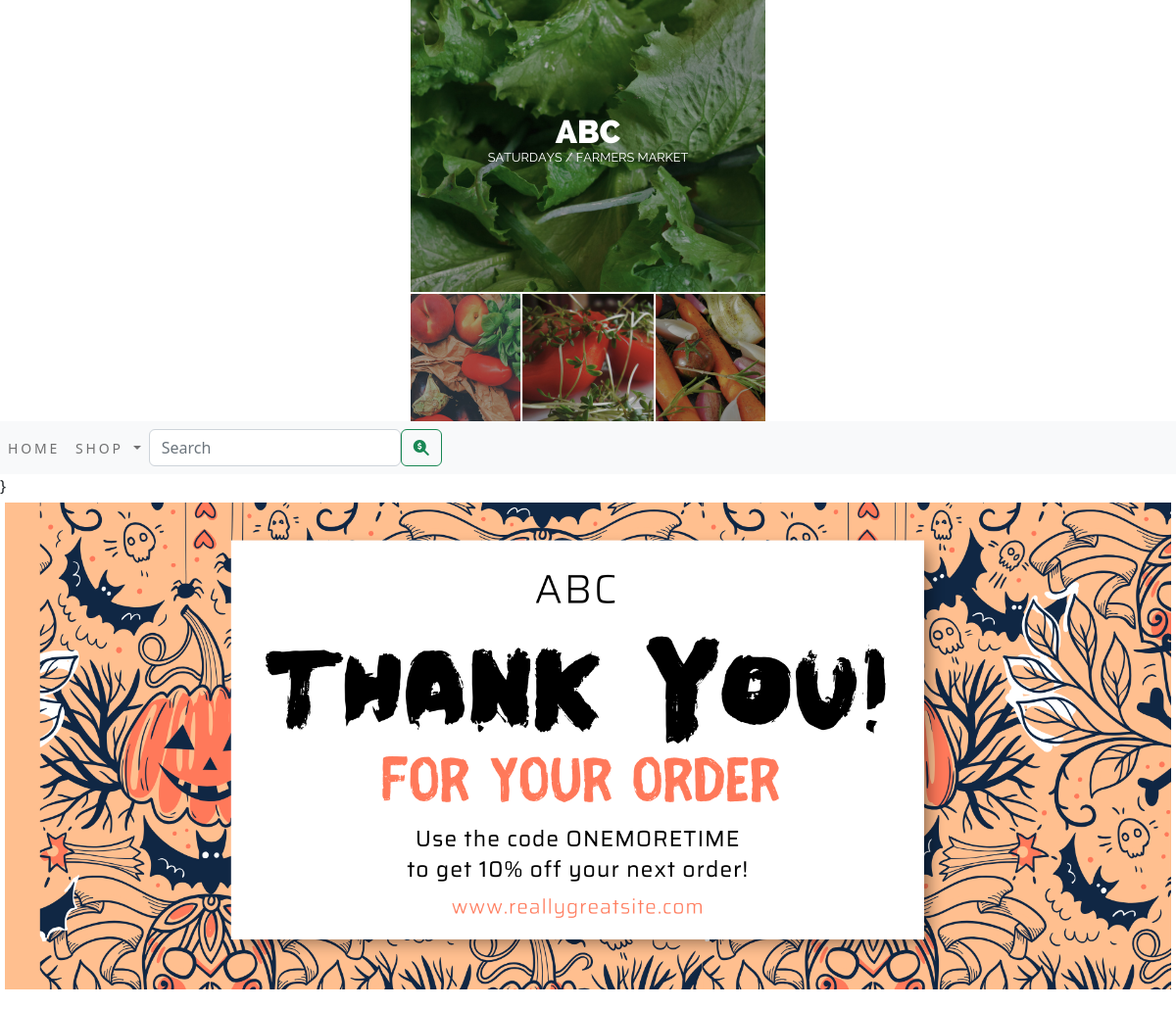
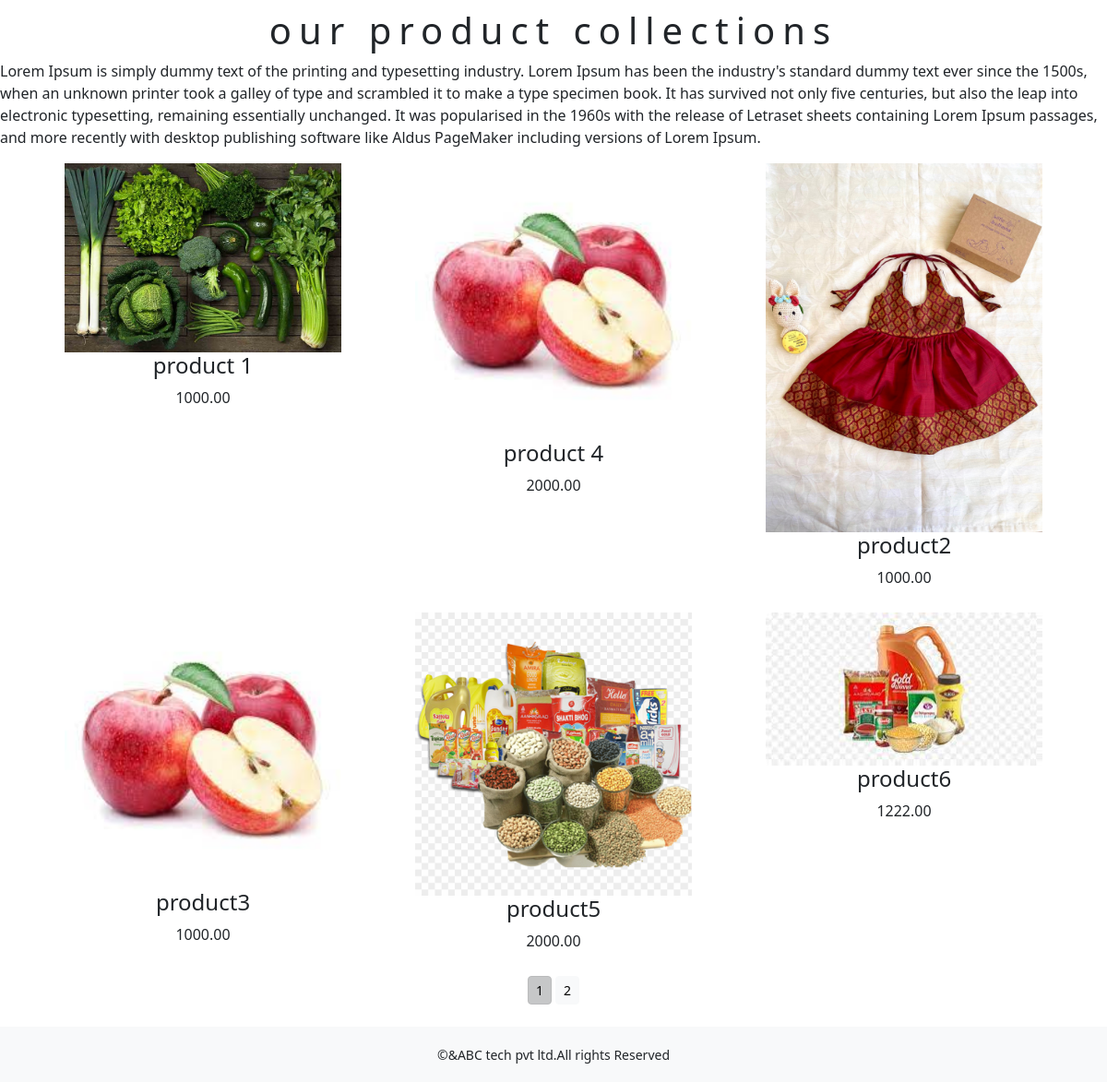
The app's page /shop/ with its own data (2 pictures, top to bottom).
### ecommerceapp/models.py (models this page shows, shortened)
class Product(models.Model):
    name=models.CharField(max_length=250,unique=True)
    slug=models.SlugField(max_length=250,unique=True)
    description=models.TextField(blank=True)
    price=models.DecimalField(max_digits=10,decimal_places=2)
    category=models.ForeignKey(Category,on_delete=models.CASCADE)
    image = models.ImageField(upload_to='product', blank=True)
    stock=models.IntegerField()
    available=models.BooleanField(default=True)
    created=models.DateTimeField(auto_now_add=True)
    def get_url(self):
        return reverse('ecommerceapp:ProdCatdetails',args=[self.category.slug,self.slug])
    class Meta:
        ordering = ('name',)
        verbose_name = 'product'
        verbose_name_plural = 'products'

### ecommerceapp/views.py (the view)
# urls.py: path('',views.allProdCat,name='allProdCat'),
def allProdCat(request,c_slug=None):
    c_page=None
    products_list=None
    if c_slug!=None:
        c_page=get_object_or_404(Category,slug=c_slug)
        products_list=Product.objects.all().filter(category=c_page,available=True)
    else:
        products_list=Product.objects.all().filter(available=True)
    paginator=Paginator(products_list,6)
    try:
        page=int(request.GET.get('page','1'))
    except:
        page=1
    try:
        products=paginator.page(page)
    except (EmptyPage,InvalidPage):
        products=paginator.page(paginator.num_pages)
    return render(request,"category.html",{'category':c_page,'products':products})

### cartapp/context_processors.py (called while the page is built)
def counter(request):
    item_count=0
    if 'admin' in request.path:
        return  {}
    else:
        try:
            cart=Cart.objects.filter(cart_id=cart_id(request))
            cart_item=CartItem.objects.all().filter(cart=cart[:1])
            for cart_item in cart_item:
                item_count += cart_item.quantity
        except Cart.DoesNotExist:
            item_count=0
        return  dict(item_count=item_count)

### cartapp/views.py (called while the page is built)
def cart_id(request):
    cart=request.session.session_key
    if not cart:
        cart=request.session.create()
    return cart

### ecommerceapp/context_processors.py (called while the page is built)
def menu_links(request):
    link=Category.objects.all()
    return dict(link=link)

### ecommerceapp/models.py (called while the page is built)
    def get_url(self):
        return reverse('ecommerceapp:product_by_category',args=[self.slug])

### templates/category.html (shortened to what this page needs)
{% extends 'base.html' %}
{% load static %}
{% block content %}
<div class="mx_auto">
  {%if category %}
        <img class="my_image" src="{{category.image.url}}" alt="{{category.name}}" >
</div>
<div>
  <h1 class="text_center my_titile">{{category.name}}</h1>
  <p class="text_justify">{{category.description}}</p>
    </div>
  {% else %}}
  <div>
    <img  class=" my_image my_image_padding" src="{% static 'img/banner.png' %}" alt="our products">
  </div>
  <br>
  <div>
     <h1 class="text-center my_title">our product collections</h1>
    <p class="text_justify">Lorem Ipsum is simply dummy text of the printing and typesetting industry. Lorem Ipsum has been the industry's standard dummy text ever since the 1500s, when an unknown printer took a galley of type and scrambled it to make a type specimen book. It has survived not only five centuries, but also the leap into electronic typesetting, remaining essentially unchanged. It was popularised in the 1960s with the release of Letraset sheets containing Lorem Ipsum passages, and more recently with desktop publishing software like Aldus PageMaker including versions of Lorem Ipsum.</p>
  </div>
  {% endif %}
<div class="container">
  <div class="row mx_auto">
    {% for product in products.object_list %}
    <div class="my_bottom_margin col-9 col-sm-12 col-md-4  xol-log-4">
      <div class="Card text-center" style="min-width:18rem;">
        <a href="{{product.get_url}}"><img class="card-img-top my_image"  src="{{product.image.url}}" alt="{{product.name}}" style="width:300px; heiht=220px;"></a>
           <div class="card-body">
              <h4>{{product.name}}</h4>
              <P>{{product.price}}</P>
           </div>
      </div>
    </div>
      {% endfor %}
  </div>
        </div>
    <div class="mx-auto">
        {% if products.paginator.num_pages > 1 %}
        <div class="text-center">
            {% for pg in products.paginator.page_range %}
            <a href="?page={{pg}}" class="btn btn-light btn-sm {% if products.number == pg %}> active {% endif %}">{{pg}} </a>
            {% endfor %}
        </div>
          {% endif %}
    </div>
    <br>
{% endblock %}

### templates/base.html (shortened to what this page needs)
{% load static %}
<!DOCTYPE html>
<html lang="en">
<head>
      <link rel="stylesheet" href="{% static 'css/custom.css' %}">
    <link href="{% static 'css/bootstrap.min.css' %}" rel="stylesheet">
</head>
<body>
<div>
{% include 'header.html' %}
{% include 'navbar.html' %}
{% block content %}
{% endblock %}
    </div>
{% include 'footer.html' %}
</body>
</html>

### templates/header.html
{% load static %}
<header>
  <center>
    <a href="{%url 'ecommerceapp:allProdCat' %}"><img src="{% static 'img/logo.png' %}" alt="logimage"></a>
  </center>
</header>

### templates/navbar.html (shortened to what this page needs)
<nav class="navbar navbar-expand-lg navbar-light bg-light">
  <div class="collapse navbar-collapse" id="navbarSupportedContent">
    <ul class="navbar-nav mr-auto">
      <li class="nav-item">
        <a class="nav-link" href="#">Home</a>
      </li>
      <li class="nav-item dropdown {% if 'ecommerceapp' in request.path %} active {% endif %}">
        <a class="nav-link dropdown-toggle" href="#" id="navbarDropdown" role="button" data-toggle="dropdown" aria-haspopup="true" aria-expanded="false">
          Shop
        </a>
      </li>
    </ul>
    <form class="d-flex" action="{% url 'search_app:SearchResult' %}" method="get">
      <input class="form-control mr-sm-2" type="search" placeholder="Search"  name="Q" aria-label="Search">
      <button class="btn btn-outline-success my-2 my-sm-0" type="submit"><i class="fa-solid fa-magnifying-glass-dollar"></i></button>
    </form>
  </div>
</nav>

### templates/footer.html
<div class="footer navbar-fixed-bottom my_footer" >
    <P class="text-center">&copy;&ABC tech pvt ltd.All rights Reserved</P>
</div>

### static/css/custom.css (style rules this page uses)
.nav-item { letter-spacing : .2em; font-size :14px; text-transform :uppercase; }
.dropdown { letter-spacing : .2em; font-size :14px; text-transform :uppercase; }
.my_footer { background-color:#f8f9fa; height:60px; }
.my_footer p { padding-top:20px; font-size:14px }
.my_image { width:100%; height:auto; }
.my_title { font_size:16px; text_transform:uppercase; letter-spacing:.2em; }
.my_image_padding { padding:5px; }
.my_bottom_margin { margin-bottom:10px; }

### records on screen
Product: image (picture), name "product 1", price "1000.00"
Product: image (picture), name "product 4", price "2000.00"
Product: image (picture), name "product2", price "1000.00"
Product: image (picture), name "product3", price "1000.00"
Product: image (picture), name "product5", price "2000.00"
Product: image (picture), name "product6", price "1222.00"

### other values on screen
{{ pg }} "1" "2"
